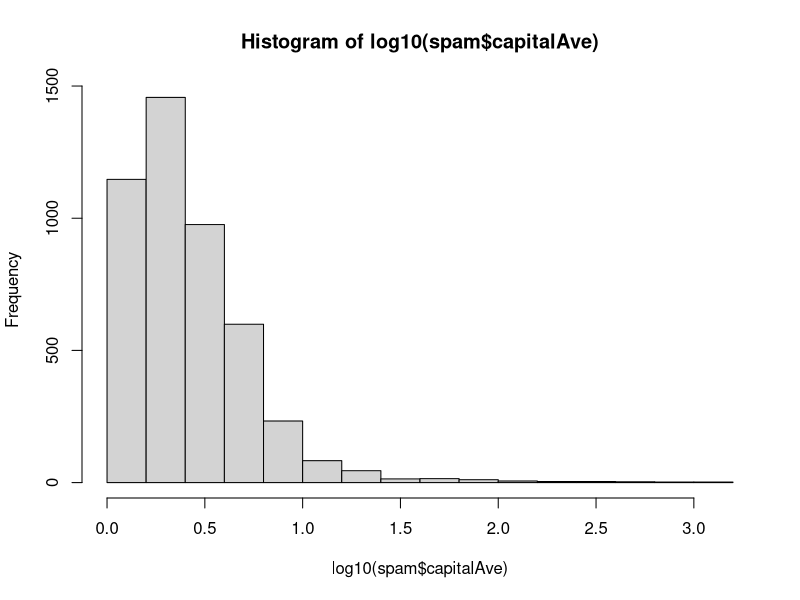
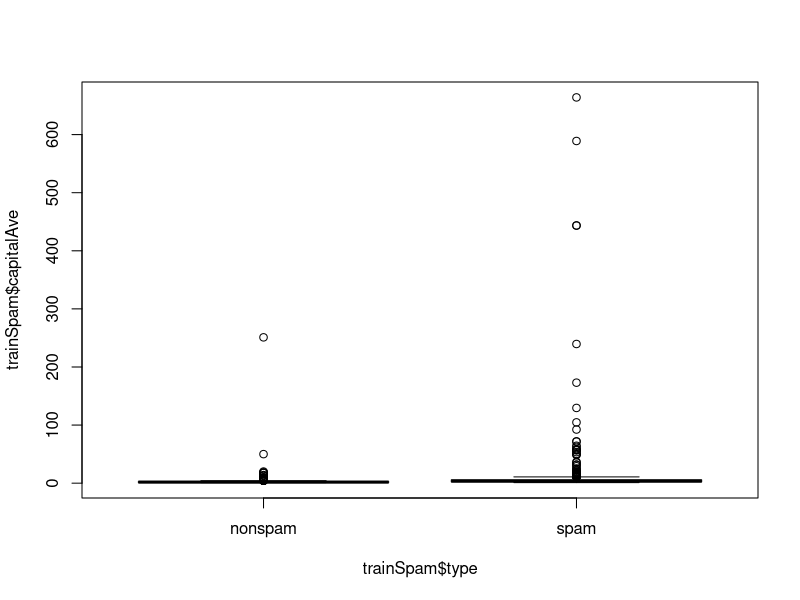
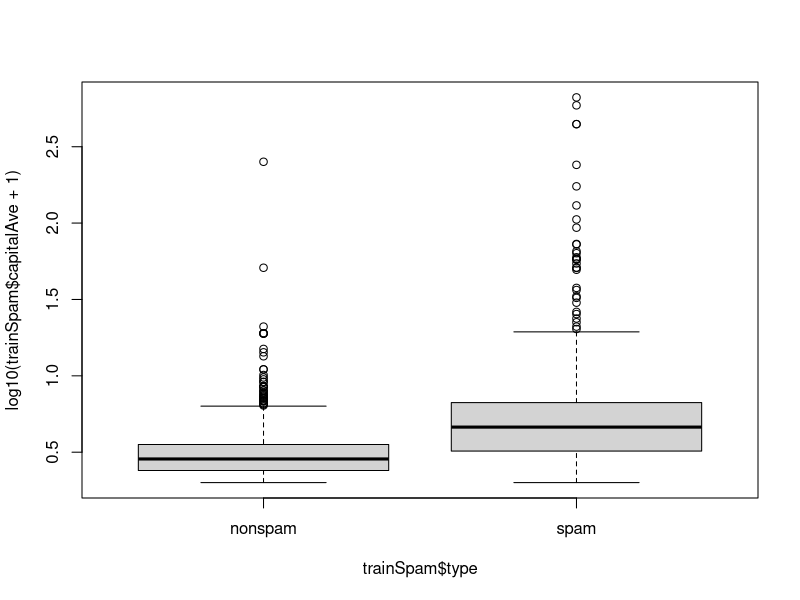
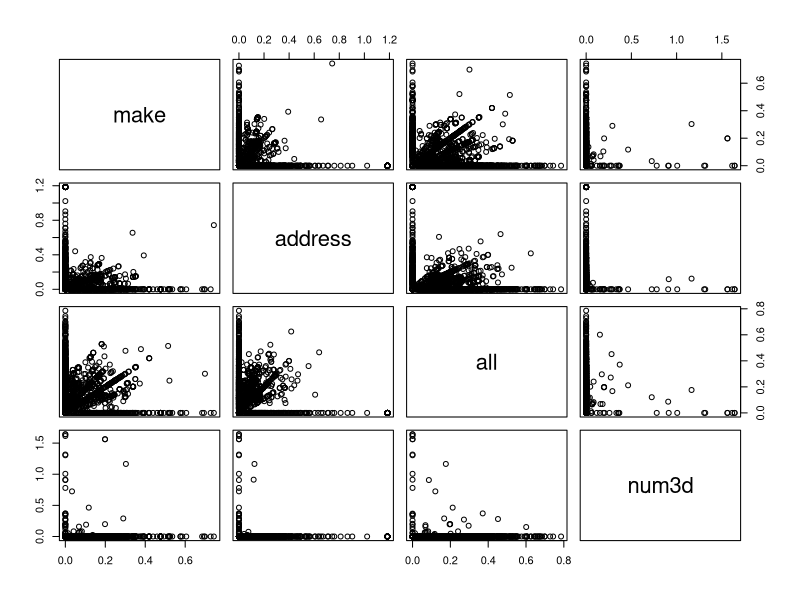

Here is the R script that generated these plots, in order:
library(kernlab)

## Split the data set into two ~ equal in length sub data sets, one will be our 
## training data set and one will be our test data set

data(spam)
Obs <- nrow(spam)

set.seed(3435)
trainIndicator <- rbinom(n=Obs, size=1, prob=0.5) 
table(trainIndicator)

trainSpam <- spam[ trainIndicator==1,]
testSpam  <- spam[ trainIndicator==0,]

table(trainSpam$type)
table(testSpam$type)

hist(log10(spam$capitalAve))
plot(trainSpam$capitalAve ~ trainSpam$type)
plot(log10(trainSpam$capitalAve+1) ~ trainSpam$type)

plot(log10(spam[, 1:4]+1))
